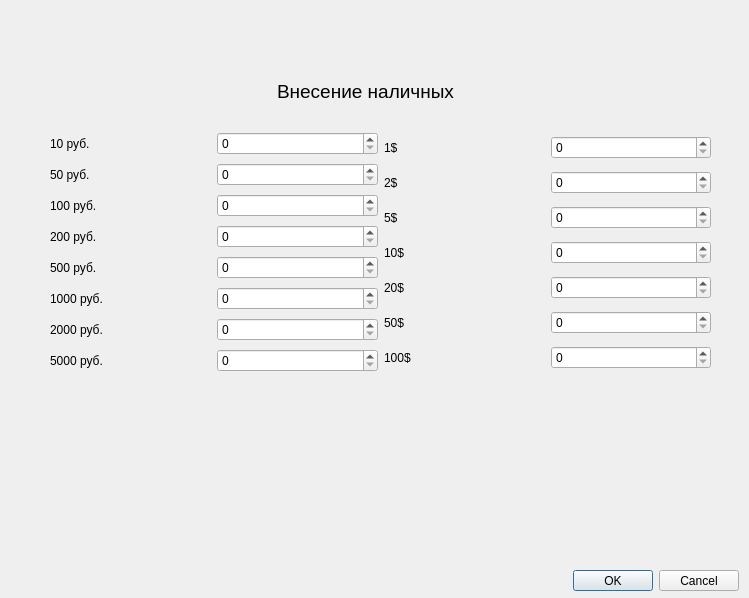
<?xml version="1.0" encoding="UTF-8"?>
<ui version="4.0">
 <class>Dialog</class>
 <widget class="QDialog" name="Dialog">
  <property name="geometry">
   <rect>
    <x>0</x>
    <y>0</y>
    <width>749</width>
    <height>598</height>
   </rect>
  </property>
  <property name="windowTitle">
   <string>Dialog</string>
  </property>
  <widget class="QDialogButtonBox" name="buttonBox">
   <property name="geometry">
    <rect>
     <x>240</x>
     <y>570</y>
     <width>499</width>
     <height>21</height>
    </rect>
   </property>
   <property name="orientation">
    <enum>Qt::Horizontal</enum>
   </property>
   <property name="standardButtons">
    <set>QDialogButtonBox::Cancel|QDialogButtonBox::Ok</set>
   </property>
  </widget>
  <widget class="QWidget" name="layoutWidget">
   <property name="geometry">
    <rect>
     <x>50</x>
     <y>130</y>
     <width>661</width>
     <height>246</height>
    </rect>
   </property>
   <layout class="QHBoxLayout" name="horizontalLayout_20">
    <item>
     <layout class="QVBoxLayout" name="verticalLayout_2">
      <item>
       <layout class="QHBoxLayout" name="horizontalLayout_12">
        <item>
         <widget class="QLabel" name="label_12">
          <property name="text">
           <string>10 руб.</string>
          </property>
         </widget>
        </item>
        <item>
         <widget class="QSpinBox" name="spinBox_10"/>
        </item>
       </layout>
      </item>
      <item>
       <layout class="QHBoxLayout" name="horizontalLayout_13">
        <item>
         <widget class="QLabel" name="label_13">
          <property name="text">
           <string>50 руб.</string>
          </property>
         </widget>
        </item>
        <item>
         <widget class="QSpinBox" name="spinBox_50"/>
        </item>
       </layout>
      </item>
      <item>
       <layout class="QHBoxLayout" name="horizontalLayout_14">
        <item>
         <widget class="QLabel" name="label_14">
          <property name="text">
           <string>100 руб.</string>
          </property>
         </widget>
        </item>
        <item>
         <widget class="QSpinBox" name="spinBox_100"/>
        </item>
       </layout>
      </item>
      <item>
       <layout class="QHBoxLayout" name="horizontalLayout_15">
        <item>
         <widget class="QLabel" name="label_15">
          <property name="text">
           <string>200 руб.</string>
          </property>
         </widget>
        </item>
        <item>
         <widget class="QSpinBox" name="spinBox_200"/>
        </item>
       </layout>
      </item>
      <item>
       <layout class="QHBoxLayout" name="horizontalLayout_16">
        <item>
         <widget class="QLabel" name="label_16">
          <property name="text">
           <string>500 руб.</string>
          </property>
         </widget>
        </item>
        <item>
         <widget class="QSpinBox" name="spinBox_500"/>
        </item>
       </layout>
      </item>
      <item>
       <layout class="QHBoxLayout" name="horizontalLayout_17">
        <item>
         <widget class="QLabel" name="label_17">
          <property name="text">
           <string>1000 руб.</string>
          </property>
         </widget>
        </item>
        <item>
         <widget class="QSpinBox" name="spinBox_1000"/>
        </item>
       </layout>
      </item>
      <item>
       <layout class="QHBoxLayout" name="horizontalLayout_19">
        <item>
         <widget class="QLabel" name="label_19">
          <property name="text">
           <string>2000 руб.</string>
          </property>
         </widget>
        </item>
        <item>
         <widget class="QSpinBox" name="spinBox_2000"/>
        </item>
       </layout>
      </item>
      <item>
       <layout class="QHBoxLayout" name="horizontalLayout_18">
        <item>
         <widget class="QLabel" name="label_18">
          <property name="text">
           <string>5000 руб.</string>
          </property>
          <property name="scaledContents">
           <bool>false</bool>
          </property>
          <property name="alignment">
           <set>Qt::AlignLeading|Qt::AlignLeft|Qt::AlignVCenter</set>
          </property>
         </widget>
        </item>
        <item>
         <widget class="QSpinBox" name="spinBox_5000"/>
        </item>
       </layout>
      </item>
     </layout>
    </item>
    <item>
     <layout class="QVBoxLayout" name="verticalLayout">
      <item>
       <layout class="QHBoxLayout" name="horizontalLayout_9">
        <item>
         <widget class="QLabel" name="label_9">
          <property name="text">
           <string>1$</string>
          </property>
         </widget>
        </item>
        <item>
         <widget class="QSpinBox" name="usdSpinBox_1"/>
        </item>
       </layout>
      </item>
      <item>
       <layout class="QHBoxLayout" name="horizontalLayout_8">
        <item>
         <widget class="QLabel" name="label_8">
          <property name="text">
           <string>2$</string>
          </property>
         </widget>
        </item>
        <item>
         <widget class="QSpinBox" name="usdSpinBox_2"/>
        </item>
       </layout>
      </item>
      <item>
       <layout class="QHBoxLayout" name="horizontalLayout_11">
        <item>
         <widget class="QLabel" name="label_11">
          <property name="text">
           <string>5$</string>
          </property>
         </widget>
        </item>
        <item>
         <widget class="QSpinBox" name="usdSpinBox_5"/>
        </item>
       </layout>
      </item>
      <item>
       <layout class="QHBoxLayout" name="horizontalLayout_7">
        <item>
         <widget class="QLabel" name="label_7">
          <property name="text">
           <string>10$</string>
          </property>
         </widget>
        </item>
        <item>
         <widget class="QSpinBox" name="usdSpinBox_10"/>
        </item>
       </layout>
      </item>
      <item>
       <layout class="QHBoxLayout" name="horizontalLayout">
        <item>
         <widget class="QLabel" name="label">
          <property name="text">
           <string>20$</string>
          </property>
         </widget>
        </item>
        <item>
         <widget class="QSpinBox" name="usdSpinBox_20"/>
        </item>
       </layout>
      </item>
      <item>
       <layout class="QHBoxLayout" name="horizontalLayout_10">
        <item>
         <widget class="QLabel" name="label_10">
          <property name="text">
           <string>50$</string>
          </property>
         </widget>
        </item>
        <item>
         <widget class="QSpinBox" name="usdSpinBox_50"/>
        </item>
       </layout>
      </item>
      <item>
       <layout class="QHBoxLayout" name="horizontalLayout_6">
        <item>
         <widget class="QLabel" name="label_6">
          <property name="text">
           <string>100$</string>
          </property>
          <property name="scaledContents">
           <bool>false</bool>
          </property>
          <property name="alignment">
           <set>Qt::AlignLeading|Qt::AlignLeft|Qt::AlignVCenter</set>
          </property>
         </widget>
        </item>
        <item>
         <widget class="QSpinBox" name="usdSpinBox_100"/>
        </item>
       </layout>
      </item>
     </layout>
    </item>
   </layout>
  </widget>
  <widget class="QLabel" name="label_2">
   <property name="geometry">
    <rect>
     <x>60</x>
     <y>80</y>
     <width>611</width>
     <height>21</height>
    </rect>
   </property>
   <property name="font">
    <font>
     <pointsize>14</pointsize>
    </font>
   </property>
   <property name="text">
    <string>Внесение наличных</string>
   </property>
   <property name="alignment">
    <set>Qt::AlignHCenter|Qt::AlignTop</set>
   </property>
  </widget>
 </widget>
 <resources/>
 <connections>
  <connection>
   <sender>buttonBox</sender>
   <signal>accepted()</signal>
   <receiver>Dialog</receiver>
   <slot>accept()</slot>
   <hints>
    <hint type="sourcelabel">
     <x>248</x>
     <y>254</y>
    </hint>
    <hint type="destinationlabel">
     <x>157</x>
     <y>274</y>
    </hint>
   </hints>
  </connection>
  <connection>
   <sender>buttonBox</sender>
   <signal>rejected()</signal>
   <receiver>Dialog</receiver>
   <slot>reject()</slot>
   <hints>
    <hint type="sourcelabel">
     <x>316</x>
     <y>260</y>
    </hint>
    <hint type="destinationlabel">
     <x>286</x>
     <y>274</y>
    </hint>
   </hints>
  </connection>
 </connections>
</ui>
